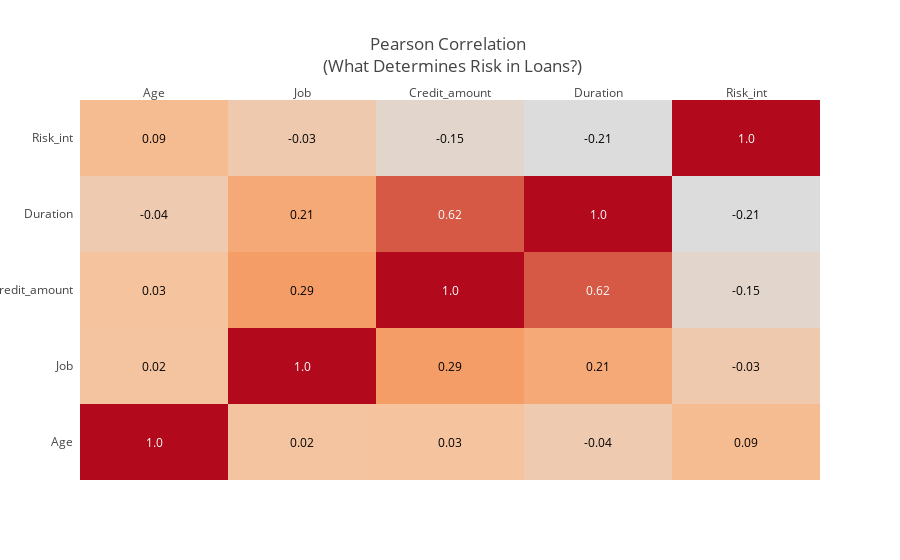

Write notebook code for a chart like this one.
### Code cell
import plotly.plotly as py
import plotly.figure_factory as ff


corr = df.corr()

arr_corr = corr.values
arr_corr = np.around(arr_corr, decimals=2)

columns = corr.columns.values.tolist()

fig = ff.create_annotated_heatmap(arr_corr, x=columns, y=columns, colorscale='Reds')

fig.layout.title = 'Pearson Correlation <br> (What Determines Risk in Loans?)'
iplot(fig, filename='annotated_heatmap')

### Figure 1 — Plotly figure (JSON) as saved in the notebook; plotly's stock layout.template omitted (floating-point values rounded to 4 significant figures)
{"data": [{"colorscale": "Reds", "reversescale": false, "showscale": false, "type": "heatmap", "uid": "05a787c5-1e3d-422b-bcaa-5ae59f956a2c", "x": ["Age", "Job", "Credit_amount", "Duration", "Risk_int"], "y": ["Age", "Job", "Credit_amount", "Duration", "Risk_int"], "z": [[1, 0.02, 0.03, -0.04, 0.09], [0.02, 1, 0.29, 0.21, -0.03], [0.03, 0.29, 1, 0.62, -0.15], [-0.04, 0.21, 0.62, 1, -0.21], [0.09, -0.03, -0.15, -0.21, 1]]}], "layout": {"annotations": [{"font": {"color": "#FFFFFF"}, "showarrow": false, "text": "1.0", "x": "Age", "xref": "x", "y": "Age", "yref": "y"}, {"font": {"color": "#000000"}, "showarrow": false, "text": "0.02", "x": "Job", "xref": "x", "y": "Age", "yref": "y"}, {"font": {"color": "#000000"}, "showarrow": false, "text": "0.03", "x": "Credit_amount", "xref": "x", "y": "Age", "yref": "y"}, {"font": {"color": "#000000"}, "showarrow": false, "text": "-0.04", "x": "Duration", "xref": "x", "y": "Age", "yref": "y"}, {"font": {"color": "#000000"}, "showarrow": false, "text": "0.09", "x": "Risk_int", "xref": "x", "y": "Age", "yref": "y"}, {"font": {"color": "#000000"}, "showarrow": false, "text": "0.02", "x": "Age", "xref": "x", "y": "Job", "yref": "y"}, {"font": {"color": "#FFFFFF"}, "showarrow": false, "text": "1.0", "x": "Job", "xref": "x", "y": "Job", "yref": "y"}, {"font": {"color": "#000000"}, "showarrow": false, "text": "0.29", "x": "Credit_amount", "xref": "x", "y": "Job", "yref": "y"}, {"font": {"color": "#000000"}, "showarrow": false, "text": "0.21", "x": "Duration", "xref": "x", "y": "Job", "yref": "y"}, {"font": {"color": "#000000"}, "showarrow": false, "text": "-0.03", "x": "Risk_int", "xref": "x", "y": "Job", "yref": "y"}, {"font": {"color": "#000000"}, "showarrow": false, "text": "0.03", "x": "Age", "xref": "x", "y": "Credit_amount", "yref": "y"}, {"font": {"color": "#000000"}, "showarrow": false, "text": "0.29", "x": "Job", "xref": "x", "y": "Credit_amount", "yref": "y"}, {"font": {"color": "#FFFFFF"}, "showarrow": false, "text": "1.0", "x": "Credit_amount", "xref": "x", "y": "Credit_amount", "yref": "y"}, {"font": {"color": "#FFFFFF"}, "showarrow": false, "text": "0.62", "x": "Duration", "xref": "x", "y": "Credit_amount", "yref": "y"}, {"font": {"color": "#000000"}, "showarrow": false, "text": "-0.15", "x": "Risk_int", "xref": "x", "y": "Credit_amount", "yref": "y"}, {"font": {"color": "#000000"}, "showarrow": false, "text": "-0.04", "x": "Age", "xref": "x", "y": "Duration", "yref": "y"}, {"font": {"color": "#000000"}, "showarrow": false, "text": "0.21", "x": "Job", "xref": "x", "y": "Duration", "yref": "y"}, {"font": {"color": "#FFFFFF"}, "showarrow": false, "text": "0.62", "x": "Credit_amount", "xref": "x", "y": "Duration", "yref": "y"}, {"font": {"color": "#FFFFFF"}, "showarrow": false, "text": "1.0", "x": "Duration", "xref": "x", "y": "Duration", "yref": "y"}, {"font": {"color": "#000000"}, "showarrow": false, "text": "-0.21", "x": "Risk_int", "xref": "x", "y": "Duration", "yref": "y"}, {"font": {"color": "#000000"}, "showarrow": false, "text": "0.09", "x": "Age", "xref": "x", "y": "Risk_int", "yref": "y"}, {"font": {"color": "#000000"}, "showarrow": false, "text": "-0.03", "x": "Job", "xref": "x", "y": "Risk_int", "yref": "y"}, {"font": {"color": "#000000"}, "showarrow": false, "text": "-0.15", "x": "Credit_amount", "xref": "x", "y": "Risk_int", "yref": "y"}, {"font": {"color": "#000000"}, "showarrow": false, "text": "-0.21", "x": "Duration", "xref": "x", "y": "Risk_int", "yref": "y"}, {"font": {"color": "#FFFFFF"}, "showarrow": false, "text": "1.0", "x": "Risk_int", "xref": "x", "y": "Risk_int", "yref": "y"}], "title": {"text": "Pearson Correlation <br> (What Determines Risk in Loans?)"}, "xaxis": {"dtick": 1, "gridcolor": "rgb(0, 0, 0)", "side": "top", "ticks": ""}, "yaxis": {"dtick": 1, "ticks": "", "ticksuffix": "  "}}}
